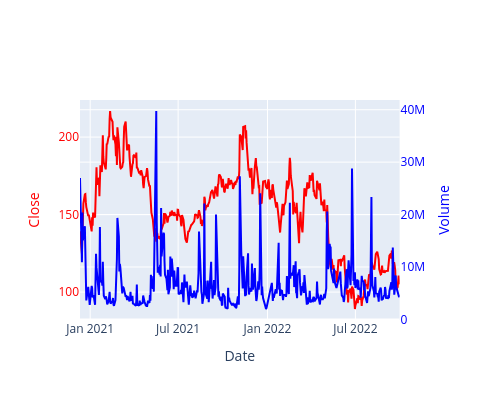

The code cell stored with this chart in its notebook:
### Code cell
#plotly로 2중축 차트
from plotly.subplots import make_subplots

fig = make_subplots(specs=[[{'secondary_y': True}]]) #2dimension list로 spec 지정

#축설정
sub_fig_1 = px.line(data_frame=df_abnb, x='Date',y='Close')
sub_fig_1.update_traces(line_color='red')
sub_fig_2 = px.line(data_frame=df_abnb, x='Date',y='Volume')
sub_fig_2.update_traces(line_color='blue')
sub_fig_2.update_traces(yaxis='y2')

fig.add_traces(sub_fig_1.data + sub_fig_2.data)

#레이블설정
fig.layout.xaxis.title = 'Date'
fig.layout.yaxis.title = 'Close'
fig.layout.yaxis.color = 'red'
fig.layout.yaxis2.title = 'Volume'
fig.layout.yaxis2.color = 'blue'

fig.update_layout(width=500, height=400)

### Figure 1 — Plotly figure (JSON) as saved in the notebook; plotly's stock layout.template omitted (floating-point values rounded to 4 significant figures; data arrays with more than 128 entries replaced by an {"elided": "..."} marker saying what was removed)
{"data": [{"hovertemplate": "Date=%{x}<br>Close=%{y}<extra></extra>", "legendgroup": "", "line": {"color": "red", "dash": "solid"}, "marker": {"symbol": "circle"}, "mode": "lines", "name": "", "orientation": "v", "showlegend": false, "type": "scatter", "x": {"elided": "454 str values"}, "xaxis": "x", "y": {"elided": "454 float values"}, "yaxis": "y"}, {"hovertemplate": "Date=%{x}<br>Volume=%{y}<extra></extra>", "legendgroup": "", "line": {"color": "blue", "dash": "solid"}, "marker": {"symbol": "circle"}, "mode": "lines", "name": "", "orientation": "v", "showlegend": false, "type": "scatter", "x": {"elided": "454 str values"}, "xaxis": "x", "y": {"elided": "454 int values"}, "yaxis": "y2"}], "layout": {"height": 400, "width": 500, "xaxis": {"anchor": "y", "domain": [0, 0.94], "title": {"text": "Date"}}, "yaxis": {"anchor": "x", "color": "red", "domain": [0, 1], "title": {"text": "Close"}}, "yaxis2": {"anchor": "x", "color": "blue", "overlaying": "y", "side": "right", "title": {"text": "Volume"}}}}
